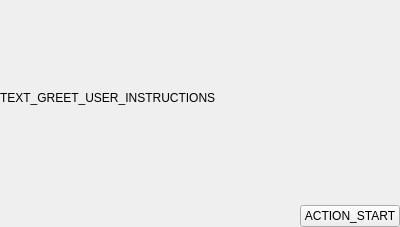
<?xml version="1.0" encoding="UTF-8"?>
<ui version="4.0">
 <class>GreetUserInstructionsWidget</class>
 <widget class="QWidget" name="GreetUserInstructionsWidget">
  <property name="geometry">
   <rect>
    <x>0</x>
    <y>0</y>
    <width>400</width>
    <height>227</height>
   </rect>
  </property>
  <property name="windowTitle">
   <string>Form</string>
  </property>
  <layout class="QVBoxLayout" name="verticalLayout">
   <property name="spacing">
    <number>10</number>
   </property>
   <property name="leftMargin">
    <number>0</number>
   </property>
   <property name="topMargin">
    <number>0</number>
   </property>
   <property name="rightMargin">
    <number>0</number>
   </property>
   <property name="bottomMargin">
    <number>0</number>
   </property>
   <item>
    <widget class="QLabel" name="label">
     <property name="sizePolicy">
      <sizepolicy hsizetype="Preferred" vsizetype="Expanding">
       <horstretch>0</horstretch>
       <verstretch>0</verstretch>
      </sizepolicy>
     </property>
     <property name="text">
      <string>TEXT_GREET_USER_INSTRUCTIONS</string>
     </property>
     <property name="wordWrap">
      <bool>true</bool>
     </property>
    </widget>
   </item>
   <item>
    <layout class="QHBoxLayout" name="horizontalLayout">
     <item>
      <spacer name="horizontalSpacer">
       <property name="orientation">
        <enum>Qt::Horizontal</enum>
       </property>
       <property name="sizeHint" stdset="0">
        <size>
         <width>40</width>
         <height>20</height>
        </size>
       </property>
      </spacer>
     </item>
     <item>
      <widget class="QPushButton" name="button_start">
       <property name="cursor">
        <cursorShape>PointingHandCursor</cursorShape>
       </property>
       <property name="text">
        <string>ACTION_START</string>
       </property>
      </widget>
     </item>
    </layout>
   </item>
  </layout>
 </widget>
 <resources/>
 <connections/>
</ui>
